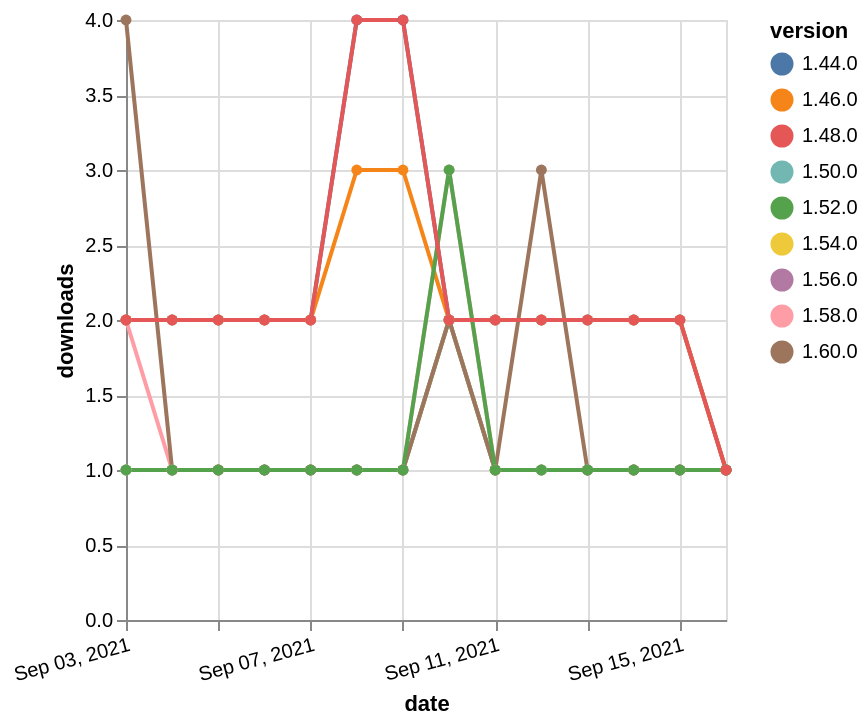

Here is the Vega-Lite specification saved for this chart:
### Vega-Lite specification from a JSON file in a GitHub repository (floating-point values rounded to 4 significant figures)
{"$schema": "https://vega.github.io/schema/vega-lite/v5.json", "description": "A simple bar chart with embedded data.", "data": {"values": [{"date": "2021-09-03", "total": 163, "delta": 1, "version": "1.56.0"}, {"date": "2021-09-04", "total": 164, "delta": 1, "version": "1.56.0"}, {"date": "2021-09-05", "total": 165, "delta": 1, "version": "1.56.0"}, {"date": "2021-09-06", "total": 166, "delta": 1, "version": "1.56.0"}, {"date": "2021-09-07", "total": 167, "delta": 1, "version": "1.56.0"}, {"date": "2021-09-08", "total": 168, "delta": 1, "version": "1.56.0"}, {"date": "2021-09-09", "total": 169, "delta": 1, "version": "1.56.0"}, {"date": "2021-09-10", "total": 171, "delta": 2, "version": "1.56.0"}, {"date": "2021-09-11", "total": 172, "delta": 1, "version": "1.56.0"}, {"date": "2021-09-12", "total": 173, "delta": 1, "version": "1.56.0"}, {"date": "2021-09-13", "total": 174, "delta": 1, "version": "1.56.0"}, {"date": "2021-09-14", "total": 175, "delta": 1, "version": "1.56.0"}, {"date": "2021-09-15", "total": 176, "delta": 1, "version": "1.56.0"}, {"date": "2021-09-16", "total": 177, "delta": 1, "version": "1.56.0"}, {"date": "2021-09-03", "total": 178, "delta": 1, "version": "1.54.0"}, {"date": "2021-09-04", "total": 179, "delta": 1, "version": "1.54.0"}, {"date": "2021-09-05", "total": 180, "delta": 1, "version": "1.54.0"}, {"date": "2021-09-06", "total": 181, "delta": 1, "version": "1.54.0"}, {"date": "2021-09-07", "total": 182, "delta": 1, "version": "1.54.0"}, {"date": "2021-09-08", "total": 183, "delta": 1, "version": "1.54.0"}, {"date": "2021-09-09", "total": 184, "delta": 1, "version": "1.54.0"}, {"date": "2021-09-10", "total": 186, "delta": 2, "version": "1.54.0"}, {"date": "2021-09-11", "total": 187, "delta": 1, "version": "1.54.0"}, {"date": "2021-09-12", "total": 188, "delta": 1, "version": "1.54.0"}, {"date": "2021-09-13", "total": 189, "delta": 1, "version": "1.54.0"}, {"date": "2021-09-14", "total": 190, "delta": 1, "version": "1.54.0"}, {"date": "2021-09-15", "total": 191, "delta": 1, "version": "1.54.0"}, {"date": "2021-09-16", "total": 192, "delta": 1, "version": "1.54.0"}, {"date": "2021-09-03", "total": 197, "delta": 2, "version": "1.58.0"}, {"date": "2021-09-04", "total": 198, "delta": 1, "version": "1.58.0"}, {"date": "2021-09-05", "total": 199, "delta": 1, "version": "1.58.0"}, {"date": "2021-09-06", "total": 200, "delta": 1, "version": "1.58.0"}, {"date": "2021-09-07", "total": 201, "delta": 1, "version": "1.58.0"}, {"date": "2021-09-08", "total": 202, "delta": 1, "version": "1.58.0"}, {"date": "2021-09-09", "total": 203, "delta": 1, "version": "1.58.0"}, {"date": "2021-09-10", "total": 206, "delta": 3, "version": "1.58.0"}, {"date": "2021-09-11", "total": 207, "delta": 1, "version": "1.58.0"}, {"date": "2021-09-12", "total": 208, "delta": 1, "version": "1.58.0"}, {"date": "2021-09-13", "total": 209, "delta": 1, "version": "1.58.0"}, {"date": "2021-09-14", "total": 210, "delta": 1, "version": "1.58.0"}, {"date": "2021-09-15", "total": 211, "delta": 1, "version": "1.58.0"}, {"date": "2021-09-16", "total": 212, "delta": 1, "version": "1.58.0"}, {"date": "2021-09-03", "total": 245, "delta": 1, "version": "1.50.0"}, {"date": "2021-09-04", "total": 246, "delta": 1, "version": "1.50.0"}, {"date": "2021-09-05", "total": 247, "delta": 1, "version": "1.50.0"}, {"date": "2021-09-06", "total": 248, "delta": 1, "version": "1.50.0"}, {"date": "2021-09-07", "total": 249, "delta": 1, "version": "1.50.0"}, {"date": "2021-09-08", "total": 250, "delta": 1, "version": "1.50.0"}, {"date": "2021-09-09", "total": 251, "delta": 1, "version": "1.50.0"}, {"date": "2021-09-10", "total": 253, "delta": 2, "version": "1.50.0"}, {"date": "2021-09-11", "total": 254, "delta": 1, "version": "1.50.0"}, {"date": "2021-09-12", "total": 255, "delta": 1, "version": "1.50.0"}, {"date": "2021-09-13", "total": 256, "delta": 1, "version": "1.50.0"}, {"date": "2021-09-14", "total": 257, "delta": 1, "version": "1.50.0"}, {"date": "2021-09-15", "total": 258, "delta": 1, "version": "1.50.0"}, {"date": "2021-09-16", "total": 259, "delta": 1, "version": "1.50.0"}, {"date": "2021-09-03", "total": 3055, "delta": 2, "version": "1.44.0"}, {"date": "2021-09-04", "total": 3057, "delta": 2, "version": "1.44.0"}, {"date": "2021-09-05", "total": 3059, "delta": 2, "version": "1.44.0"}, {"date": "2021-09-06", "total": 3061, "delta": 2, "version": "1.44.0"}, {"date": "2021-09-07", "total": 3063, "delta": 2, "version": "1.44.0"}, {"date": "2021-09-08", "total": 3067, "delta": 4, "version": "1.44.0"}, {"date": "2021-09-09", "total": 3071, "delta": 4, "version": "1.44.0"}, {"date": "2021-09-10", "total": 3073, "delta": 2, "version": "1.44.0"}, {"date": "2021-09-11", "total": 3075, "delta": 2, "version": "1.44.0"}, {"date": "2021-09-12", "total": 3077, "delta": 2, "version": "1.44.0"}, {"date": "2021-09-13", "total": 3079, "delta": 2, "version": "1.44.0"}, {"date": "2021-09-14", "total": 3081, "delta": 2, "version": "1.44.0"}, {"date": "2021-09-15", "total": 3083, "delta": 2, "version": "1.44.0"}, {"date": "2021-09-16", "total": 3084, "delta": 1, "version": "1.44.0"}, {"date": "2021-09-03", "total": 126, "delta": 4, "version": "1.60.0"}, {"date": "2021-09-04", "total": 127, "delta": 1, "version": "1.60.0"}, {"date": "2021-09-05", "total": 128, "delta": 1, "version": "1.60.0"}, {"date": "2021-09-06", "total": 129, "delta": 1, "version": "1.60.0"}, {"date": "2021-09-07", "total": 130, "delta": 1, "version": "1.60.0"}, {"date": "2021-09-08", "total": 131, "delta": 1, "version": "1.60.0"}, {"date": "2021-09-09", "total": 132, "delta": 1, "version": "1.60.0"}, {"date": "2021-09-10", "total": 134, "delta": 2, "version": "1.60.0"}, {"date": "2021-09-11", "total": 135, "delta": 1, "version": "1.60.0"}, {"date": "2021-09-12", "total": 138, "delta": 3, "version": "1.60.0"}, {"date": "2021-09-13", "total": 139, "delta": 1, "version": "1.60.0"}, {"date": "2021-09-14", "total": 140, "delta": 1, "version": "1.60.0"}, {"date": "2021-09-15", "total": 141, "delta": 1, "version": "1.60.0"}, {"date": "2021-09-16", "total": 142, "delta": 1, "version": "1.60.0"}, {"date": "2021-09-03", "total": 2555, "delta": 2, "version": "1.46.0"}, {"date": "2021-09-04", "total": 2557, "delta": 2, "version": "1.46.0"}, {"date": "2021-09-05", "total": 2559, "delta": 2, "version": "1.46.0"}, {"date": "2021-09-06", "total": 2561, "delta": 2, "version": "1.46.0"}, {"date": "2021-09-07", "total": 2563, "delta": 2, "version": "1.46.0"}, {"date": "2021-09-08", "total": 2566, "delta": 3, "version": "1.46.0"}, {"date": "2021-09-09", "total": 2569, "delta": 3, "version": "1.46.0"}, {"date": "2021-09-10", "total": 2571, "delta": 2, "version": "1.46.0"}, {"date": "2021-09-11", "total": 2573, "delta": 2, "version": "1.46.0"}, {"date": "2021-09-12", "total": 2575, "delta": 2, "version": "1.46.0"}, {"date": "2021-09-13", "total": 2577, "delta": 2, "version": "1.46.0"}, {"date": "2021-09-14", "total": 2579, "delta": 2, "version": "1.46.0"}, {"date": "2021-09-15", "total": 2581, "delta": 2, "version": "1.46.0"}, {"date": "2021-09-16", "total": 2582, "delta": 1, "version": "1.46.0"}, {"date": "2021-09-03", "total": 337, "delta": 1, "version": "1.52.0"}, {"date": "2021-09-04", "total": 338, "delta": 1, "version": "1.52.0"}, {"date": "2021-09-05", "total": 339, "delta": 1, "version": "1.52.0"}, {"date": "2021-09-06", "total": 340, "delta": 1, "version": "1.52.0"}, {"date": "2021-09-07", "total": 341, "delta": 1, "version": "1.52.0"}, {"date": "2021-09-08", "total": 342, "delta": 1, "version": "1.52.0"}, {"date": "2021-09-09", "total": 343, "delta": 1, "version": "1.52.0"}, {"date": "2021-09-10", "total": 346, "delta": 3, "version": "1.52.0"}, {"date": "2021-09-11", "total": 347, "delta": 1, "version": "1.52.0"}, {"date": "2021-09-12", "total": 348, "delta": 1, "version": "1.52.0"}, {"date": "2021-09-13", "total": 349, "delta": 1, "version": "1.52.0"}, {"date": "2021-09-14", "total": 350, "delta": 1, "version": "1.52.0"}, {"date": "2021-09-15", "total": 351, "delta": 1, "version": "1.52.0"}, {"date": "2021-09-16", "total": 352, "delta": 1, "version": "1.52.0"}, {"date": "2021-09-03", "total": 2451, "delta": 2, "version": "1.48.0"}, {"date": "2021-09-04", "total": 2453, "delta": 2, "version": "1.48.0"}, {"date": "2021-09-05", "total": 2455, "delta": 2, "version": "1.48.0"}, {"date": "2021-09-06", "total": 2457, "delta": 2, "version": "1.48.0"}, {"date": "2021-09-07", "total": 2459, "delta": 2, "version": "1.48.0"}, {"date": "2021-09-08", "total": 2463, "delta": 4, "version": "1.48.0"}, {"date": "2021-09-09", "total": 2467, "delta": 4, "version": "1.48.0"}, {"date": "2021-09-10", "total": 2469, "delta": 2, "version": "1.48.0"}, {"date": "2021-09-11", "total": 2471, "delta": 2, "version": "1.48.0"}, {"date": "2021-09-12", "total": 2473, "delta": 2, "version": "1.48.0"}, {"date": "2021-09-13", "total": 2475, "delta": 2, "version": "1.48.0"}, {"date": "2021-09-14", "total": 2477, "delta": 2, "version": "1.48.0"}, {"date": "2021-09-15", "total": 2479, "delta": 2, "version": "1.48.0"}, {"date": "2021-09-16", "total": 2480, "delta": 1, "version": "1.48.0"}]}, "width": "container", "mark": {"type": "line", "point": {"filled": true}}, "encoding": {"x": {"field": "date", "type": "temporal", "timeUnit": "yearmonthdate", "title": "date", "axis": {"labelAngle": -15}}, "y": {"field": "delta", "type": "quantitative", "title": "downloads"}, "color": {"field": "version", "type": "nominal"}, "tooltip": {"field": "delta"}}}
